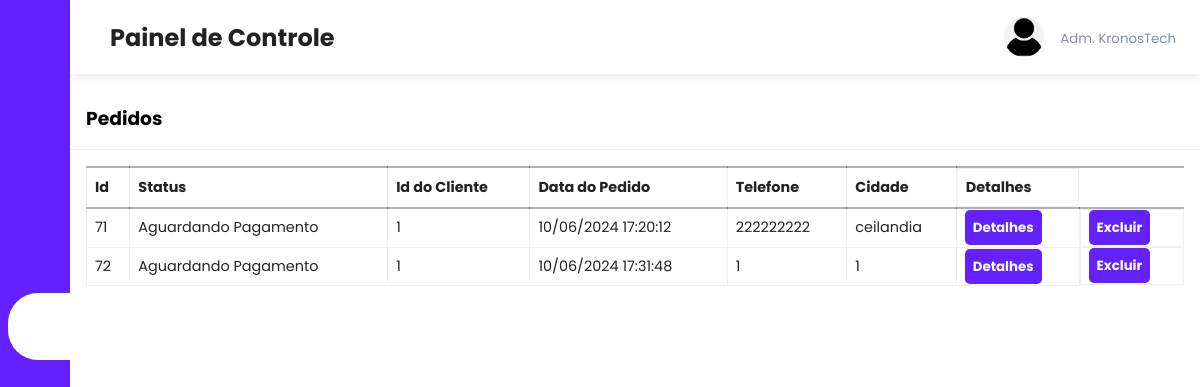
The app's page /admin/orders.php, older data.
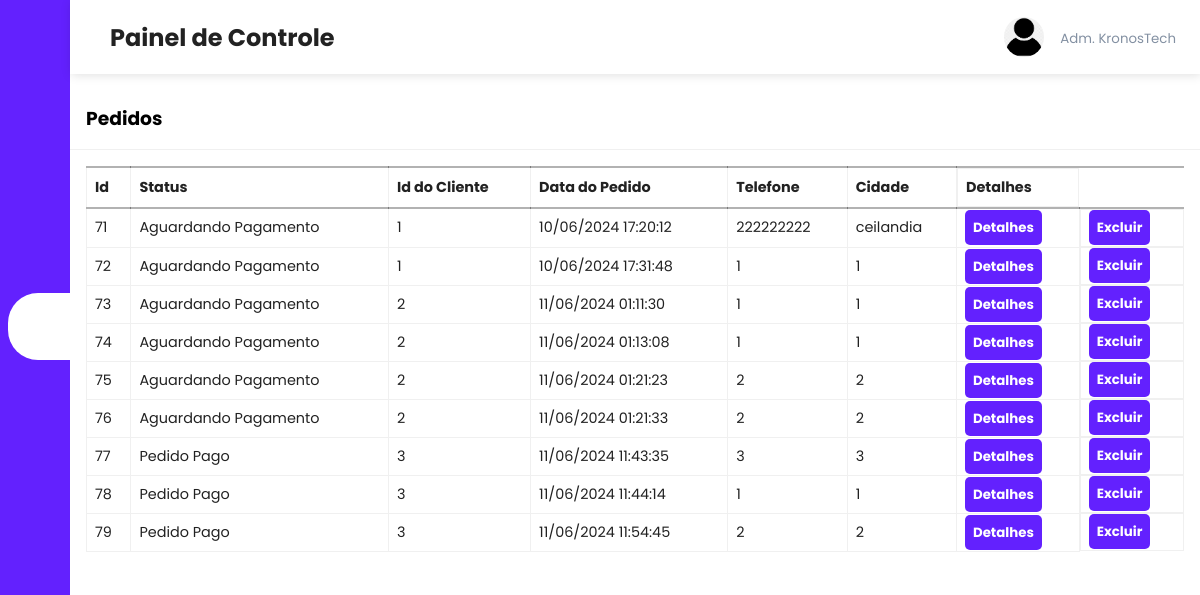
The same page, newer data.
### tables this page shows
CREATE TABLE `orders` (
  `order_id` int(11) NOT NULL,
  `order_cost` decimal(6,2) NOT NULL,
  `order_status` varchar(100) NOT NULL DEFAULT 'on_hold',
  `user_id` int(11) NOT NULL,
  `user_phone` text NOT NULL,
  `user_city` varchar(255) NOT NULL,
  `user_address` varchar(255) NOT NULL,
  `order_date` datetime NOT NULL DEFAULT current_timestamp()
);

### admin/orders.php (the view, shortened to what this page needs)
<?php
include('../server/connection.php');
if (isset($_GET['page_no']) && $_GET['page_no'] != "") {
    $page_no = $_GET['page_no'];
} else {
    $page_no = 1;
}
$total_records_per_page = 10;
$offset = ($page_no - 1) * $total_records_per_page;
$stmt2 = $conn->prepare("SELECT * FROM orders LIMIT ?, ?");
$stmt2->bind_param("ii", $offset, $total_records_per_page);
$stmt2->execute();
$orders = $stmt2->get_result();
?>
<?php include('header.php') ?>
<div class="recent-grid">
        <div class="projects">
            <div class="card">
                <div class="card-header">
                    <h3>Pedidos</h3>
                </div>
                <div class="card-body">
                    <div class="table-responsive">
                        <table width="100%" class="orders-table">
                            <thead>
                                <tr>
                                    <td>Id</td>
                                    <td>Status</td>
                                    <td>Id do Cliente</td>
                                    <td>Data do Pedido</td>
                                    <td>Telefone</td>
                                    <td>Cidade</td>
                                    <td>Detalhes</td>
                                </tr>
                            </thead>
                            <tbody>
                                <?php while($order = $orders->fetch_assoc()) { ?>
                                    <tr>
                                        <td><?php echo $order['order_id']; ?></td>
                                        <td><?php echo $order['order_status']; ?></td>
                                        <td><?php echo $order['user_id']; ?></td>
                                        <td><?php echo date('d/m/Y H:i:s', strtotime($order['order_date']));?></td>
                                        <td><?php echo $order['user_phone']; ?></td>
                                        <td><?php echo $order['user_city']; ?></td>
                                        <td><button><a class="btn btn-primary" href="view_order.php?order_id=<?php echo $order['order_id']; ?>">Detalhes</a></button></td>
                                        <td><button><a class="btn btn-danger">Excluir</a></button></td>
                                    </tr>
                                <?php } ?>
                            </tbody>
                        </table>
                    </div>
                </div>
            </div>
        </div>
</body>
</html>

### admin/header.php (shortened to what this page needs)
<!DOCTYPE html>
<html lang="pt">
<head>
    <link rel="stylesheet" href="https://maxst.icons8.com/vue-static/landings/line-awesome/line-awesome/1.3.0/css/line-awesome.min.css">
    <link rel="stylesheet" href="styles.css">
</head>
<body>
    <div class="sidebar">
        <div class="sidebar-brand">
            <h2><span class="lab la-accusoft"></span><span>KronosTech</span></h2>
        </div>
        <div class="sidebar-menu">
            <ul>
                <li>
                    <a href="dashboard.php" class="active"><span class="las la-igloo"></span>
                    <span>Página Inicial</span></a>
                </li>
                <li>
                    <a href="products.php"><span class="las la-clipboard-list"></span>
                    <span>Produtos</span></a>
                </li>
                <li>
                    <a href="add_product.php"><span class="las la-list"></span>
                    <span>Adicionar Produtos</span></a>
                </li>
                <li>
                    <a href="orders.php"><span class="las la-receipt"></span>
                    <span>Pedidos</span></a>
                </li>
                <li>
                    <a href="clientes.php"><span class="las la-users"></span>
                    <span>Clientes</span></a>
                </li>
                <li>
                    <a href="admins.php"><span class="las la-users"></span>
                    <span>Administradores</span></a>
                </li>
                <li>
                    <a href="#"><span class="las la-user-circle"></span>
                    <span>Conta</span></a>
                </li>
                <li>
                    <a href="logout.php?logout=1"><span class="las la-door-open"></span>
                    <span>Logout</span></a>
                </li>
            </ul>
        </div>
    </div>
    <div class="main-content">
        <header>
            <h2>
                <label for="nav-toggle">
                    <span class="las la-bars"></span>
                </label>
                Painel de Controle
            </h2>
            <div class="user-wrapper">
                <img src="img 2.png" width="40px" height="40px">
                <div>
                    <small>Adm. KronosTech</small>
                </div>
            </div>
        </header>

### admin/styles.css (style rules this page uses)
:root { --main-color: #6321fe; --color-dark: #1d2231; --text-grey: #8390a2; }
* { padding: 0; margin: 0; box-sizing: border-box; list-style-type: none; text-decoration: none; font-family: "Poppins", sans-serif; }
.sidebar { width: 255px; position: fixed; left: 0; top: 0; height: 100%; background: var(--main-color); z-index: 100%; transition: width 300ms; }
.sidebar-brand { height: 90px; padding: 1rem 0rem 1rem 2rem; color: #fff; }
.sidebar-menu { margin-top: 1rem; }
.sidebar-menu li { width: 100%; margin-bottom: 1.7rem; padding-left: 1rem; }
.sidebar-menu a { padding-left: 1rem; display: block; color: #fff; font-size: 1.1rem; }
.sidebar-menu a.active { background: #fff; padding-top: 1rem; padding-bottom: 1rem; color: var(--main-color); border-radius: 30px 0px 0px 30px; }
.active { background: #fff; padding-top: 1rem; padding-bottom: 1rem; color: var(--main-color); border-radius: 30px 0px 0px 30px; }
.sidebar-menu a span:first-child { font-size: 1.5rem; padding-right: 1rem; }
.main-content { transition: margin-left 300ms; margin-left: 255px; }
header { background: #fff; display: flex; justify-content: space-between; padding: 1rem 1.5rem; box-shadow: 1px 1px 10px rgba(0, 0, 0, 0.13); position: fixed; left: 255px; width: calc(100% - 255px); top: 0; z-index: 100; transition: left 300ms; }
header h2 { color: #222; }
header label span { font-size: 1.7rem; padding-right: 1rem; }
.user-wrapper { display: flex; align-items: center; }
.user-wrapper img { border-radius: 50%; margin-right: 1rem; }
.user-wrapper small { display: inline-block; color: var(--text-grey); }
.recent-grid { margin-top: 5.5rem; }
.card { background: #fff; border-radius: 5px; }
.card-header, .card-body { padding: 1rem; }
.card-header { display: flex; justify-content: space-between; align-items: center; border-bottom: 1px solid #f0f0f0; font-weight: bold; }
table { border-collapse: collapse; }
thead tr { border-top: 2px solid rgba(0, 0, 0, 0.3); border-bottom: 2px solid rgba(0, 0, 0, 0.3) }
.orders-table td { border: 1px solid #f0f0f0; padding: 8px; text-align: left; }
thead td { font-weight: 700; }
td { padding: 0.5rem 1rem; font-size: 0.9rem; color: #222; }
tr td:last-child { display: flex; align-items: center; }
.table-responsive { width: 100%; overflow-x: auto; }
@media only screen and (max-width: 1200px) { .sidebar { width: 70px; } }
@media only screen and (max-width: 1200px) { .sidebar .sidebar-brand, .sidebar li { padding-left: 1rem; text-align: center; } }
@media only screen and (max-width: 1200px) { .sidebar li a { padding-left: 0rem; } }
@media only screen and (max-width: 1200px) { .sidebar li a span { padding-left: 0rem; } }
@media only screen and (max-width: 1200px) { .sidebar .sidebar-brand, .sidebar li { padding-left: 0.5rem; text-align: center; } }
@media only screen and (max-width: 1200px) { .sidebar .sidebar-brand, .sidebar li a { padding-left: 1rem; } }
@media only screen and (max-width: 1200px) { .main-content { margin-left: 70px; } }
@media only screen and (max-width: 1200px) { .main-content header { width: calc(100% - 70px); left: 70px; } }
.btn { background-color: #6321fe; color: #fff; padding: 8px; border-radius: 5px; border: none; font-weight: bold; transition: 0.4s ease; }
button { border: none; }

Row changes from the older to the newer data that the page shows:
added orders: order_id "73", order_status "Aguardando Pagamento", user "2", order_date "11/06/2024 01:11:30", user_phone "1", user_city "1"
added orders: order_id "74", order_status "Aguardando Pagamento", user "2", order_date "11/06/2024 01:13:08", user_phone "1", user_city "1"
added orders: order_id "75", order_status "Aguardando Pagamento", user "2", order_date "11/06/2024 01:21:23", user_phone "2", user_city "2"
added orders: order_id "76", order_status "Aguardando Pagamento", user "2", order_date "11/06/2024 01:21:33", user_phone "2", user_city "2"
added orders: order_id "77", order_status "Pedido Pago", user "3", order_date "11/06/2024 11:43:35", user_phone "3", user_city "3"
added orders: order_id "78", order_status "Pedido Pago", user "3", order_date "11/06/2024 11:44:14", user_phone "1", user_city "1"
added orders: order_id "79", order_status "Pedido Pago", user "3", order_date "11/06/2024 11:54:45", user_phone "2", user_city "2"
